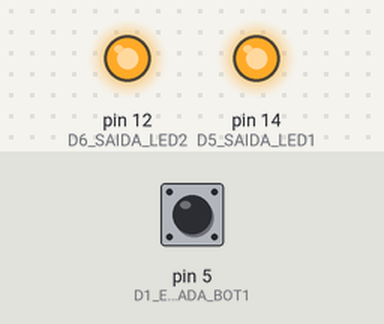
This sketch was run on a simulated Arduino Uno, built with avr-gcc and run on an emulated ATmega328P. Parts: output pins drawn as LEDs (lit = HIGH). Inputs (shaded band) come from the test bench; at power-on: pin 5 (D1_ENTRADA_BOT1) HIGH.

Above: at 1.2 s.
1.3 s: pin 5 (D1_ENTRADA_BOT1) pulled LOW for 0.15 s
At 1.37 s:
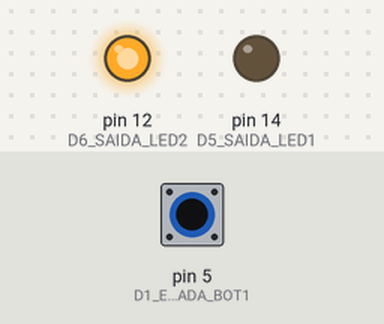
2.9 s: pin 5 (D1_ENTRADA_BOT1) pulled LOW for 3.2 s
At 7.0 s:
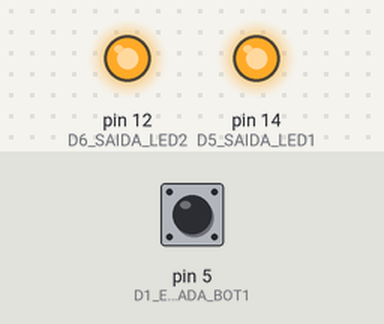
Timing chart, 0 to 8.5 s (numbered marks = the images above; inputs shaded):
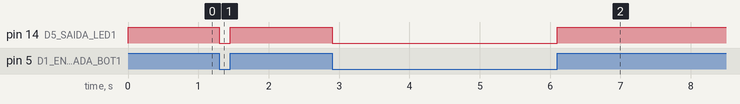

Measured:
- after the input at 1.3 s, pin 14 (D5_SAIDA_LED1): HIGH → LOW at once, → HIGH 0.15 s later
- after the input at 2.9 s, pin 14 (D5_SAIDA_LED1): HIGH → LOW at once, → HIGH 3.2 s later

The sketch:

Serial_03.ino
```cpp
//Definições
#define D5_SAIDA_LED1 14
#define D6_SAIDA_LED2 12
#define D1_ENTRADA_BOT1 5
#define LIGAR_LED LOW
#define DESLIGAR_LED HIGH
#define TEMPO_DE_ESPERA 1000
#define BOTAO_ACIONADO LOW
#define BOTAO_LIBERADO HIGH

void setup() {
  pinMode(D5_SAIDA_LED1, OUTPUT);
  pinMode(D6_SAIDA_LED2, OUTPUT);
  digitalWrite(D5_SAIDA_LED1, DESLIGAR_LED);
  digitalWrite(D6_SAIDA_LED2, DESLIGAR_LED);
  pinMode(D1_ENTRADA_BOT1, INPUT_PULLUP);
}
void loop() {
  if(digitalRead(D1_ENTRADA_BOT1) == BOTAO_ACIONADO){
    digitalWrite(D5_SAIDA_LED1, LIGAR_LED);
  } else {
    digitalWrite(D5_SAIDA_LED1, DESLIGAR_LED);
  }
}
```
